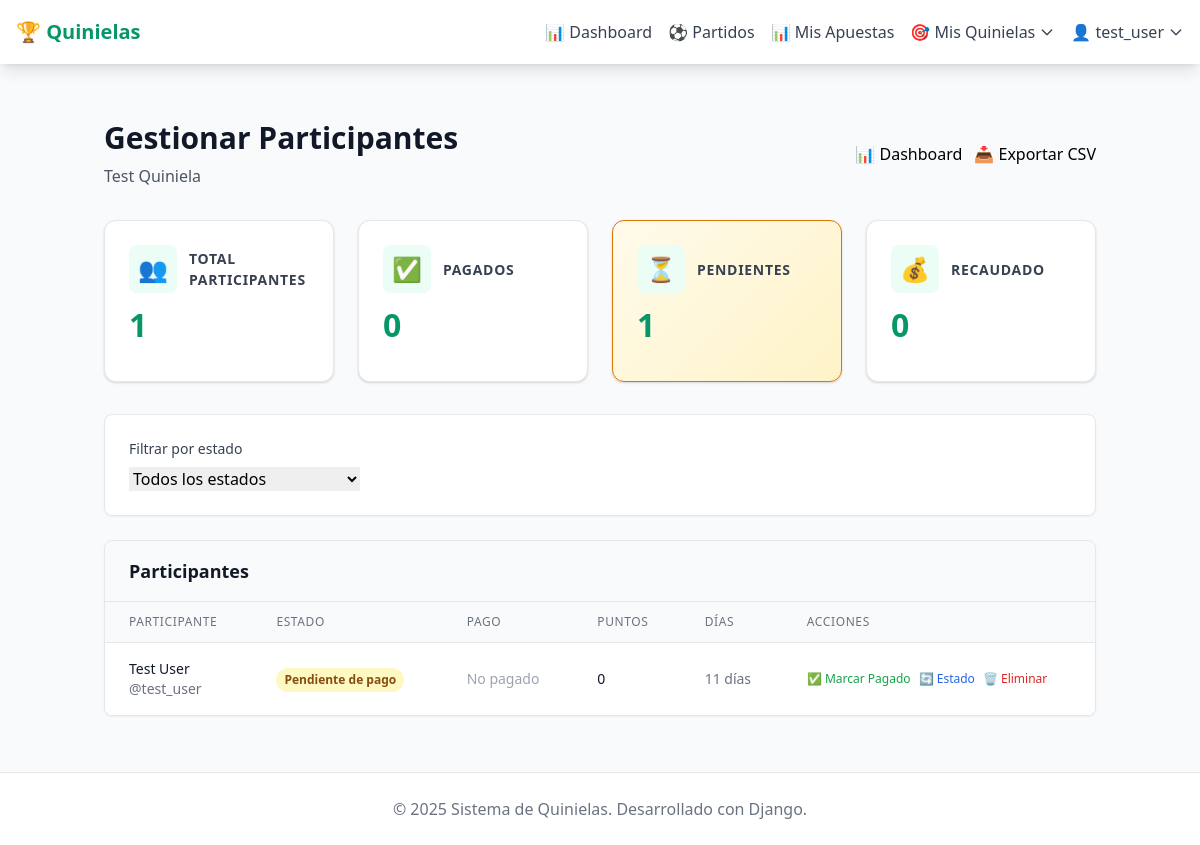
/quiniela/4/gestionar-participantes/ (signed in), run on the app's committed database.
### quinielas/models.py (models this page shows, shortened)
class Quiniela(models.Model):
    nombre = models.CharField(max_length=100)
    descripcion = models.TextField(blank=True, null=True)
    codigo_acceso = models.CharField(max_length=10, unique=True, editable=False)
    creador = models.ForeignKey(User, on_delete=models.CASCADE, related_name='quinielas_creadas')
    fecha_limite = models.DateTimeField()
    fecha_creacion = models.DateTimeField(auto_now_add=True)
    activa = models.BooleanField(default=True)
    class Meta:
        verbose_name = "Quiniela"
        verbose_name_plural = "Quinielas"
        ordering = ['-fecha_creacion']

class Participante(models.Model):
    ESTADOS_PARTICIPANTE = [
        ('PENDIENTE', 'Pendiente de pago'),
        ('PAGADO', 'Pagado y activo'),
        ('SUSPENDIDO', 'Suspendido temporalmente'),
        ('ELIMINADO', 'Eliminado de la quiniela'),
    ]
    usuario = models.ForeignKey(User, on_delete=models.CASCADE)
    quiniela = models.ForeignKey(Quiniela, on_delete=models.CASCADE, related_name='participantes')
    fecha_union = models.DateTimeField(auto_now_add=True)
    puntos_totales = models.IntegerField(default=0)
    estado = models.CharField(
        max_length=20,
        choices=ESTADOS_PARTICIPANTE,
        default='PENDIENTE',
        help_text="Estado actual del participante"
    )
    fecha_pago = models.DateTimeField(
        null=True,
        blank=True,
        help_text="Fecha en que se registró el pago"
    )
    monto_pagado = models.DecimalField(
        max_digits=10,
        decimal_places=2,
        null=True,
        blank=True,
        help_text="Monto pagado por el participante"
    )
    metodo_pago = models.CharField(
        max_length=50,
        blank=True,
        help_text="Método de pago utilizado (efectivo, transferencia, etc.)"
    )
    notas_admin = models.TextField(
        blank=True,
        help_text="Notas privadas del administrador sobre este participante"
    )
    fecha_actualizacion = models.DateTimeField(auto_now=True)
    actualizado_por = models.ForeignKey(
        User,
        on_delete=models.SET_NULL,
        null=True,
        blank=True,
        related_name='participantes_gestionados',
        help_text="Usuario que realizó la última actualización"
    )
    class Meta:
        unique_together = ('usuario', 'quiniela')
        verbose_name = "Participante"
        verbose_name_plural = "Participantes"
        ordering = ['-puntos_totales', 'fecha_union']
    @property
    def dias_desde_union(self):
        from django.utils import timezone
        return (timezone.now() - self.fecha_union).days

### quinielas/views_gestion.py (the view)
# urls.py: path('quiniela/<int:quiniela_id>/gestionar-participantes/', views.gestionar_participantes, name='gestionar_participantes'),
@login_required
def gestionar_participantes(request, quiniela_id):
    quiniela = get_object_or_404(Quiniela, id=quiniela_id, creador=request.user)
    filtro_estado = request.GET.get('estado', 'TODOS')
    participantes = quiniela.participantes.all()
    if filtro_estado != 'TODOS':
        participantes = participantes.filter(estado=filtro_estado)
    paginator = Paginator(participantes, 20)
    page = request.GET.get('page')
    participantes_page = paginator.get_page(page)
    stats = {
        'total': quiniela.participantes.count(),
        'pagados': quiniela.participantes.filter(estado='PAGADO').count(),
        'pendientes': quiniela.participantes.filter(estado='PENDIENTE').count(),
        'suspendidos': quiniela.participantes.filter(estado='SUSPENDIDO').count(),
        'total_recaudado': sum(
            p.monto_pagado or 0
            for p in quiniela.participantes.filter(estado='PAGADO')
        )
    }
    context = {
        'quiniela': quiniela,
        'participantes': participantes_page,
        'filtro_estado': filtro_estado,
        'stats': stats,
        'estados_choices': Participante.ESTADOS_PARTICIPANTE,
    }
    return render(request, 'quinielas/gestionar_participantes.html', context)

### templates/quinielas/gestionar_participantes.html (shortened to what this page needs)
{% extends 'base.html' %}
{% load stats_components %}
{% block content %}
<div class="container mx-auto px-4 py-8">
    <div class="flex flex-col md:flex-row justify-between items-start md:items-center mb-8">
        <div>
            <h1 class="text-3xl font-bold text-gray-900 mb-2">
                Gestionar Participantes
            </h1>
            <p class="text-gray-600">{{ quiniela.nombre }}</p>
        </div>
        <div class="flex gap-3 mt-4 md:mt-0">
            <a href="{% url 'quinielas:dashboard_creador' quiniela.id %}"
               class="btn btn-outline">
                📊 Dashboard
            </a>
            <a href="{% url 'quinielas:exportar_participantes' quiniela.id %}"
               class="btn btn-outline">
                📥 Exportar CSV
            </a>
        </div>
    </div>
    <div class="grid grid-cols-1 md:grid-cols-4 gap-6 mb-8">
        {% stat_card title="Total Participantes" value=stats.total icon="👥" variant="primary" %}
        {% stat_card title="Pagados" value=stats.pagados icon="✅" variant="success" %}
        {% stat_card title="Pendientes" value=stats.pendientes icon="⏳" variant="warning" %}
        {% stat_card title="Recaudado" value="$"|add:stats.total_recaudado icon="💰" variant="info" %}
    </div>
    <div class="bg-white rounded-lg shadow-sm border p-6 mb-6">
        <form method="get" class="flex flex-wrap gap-4 items-end">
            <div>
                <label class="block text-sm font-medium text-gray-700 mb-2">
                    Filtrar por estado
                </label>
                <select name="estado" class="form-input" onchange="this.form.submit()">
                    <option value="TODOS" {% if filtro_estado == "TODOS" %}selected{% endif %}>
                        Todos los estados
                    </option>
                </select>
            </div>
        </form>
    </div>
    <div class="bg-white rounded-lg shadow-sm border overflow-hidden">
        <div class="px-6 py-4 border-b bg-gray-50">
            <h2 class="text-lg font-semibold text-gray-900">
                Participantes
            </h2>
        </div>
        {% if participantes %}
            <div class="overflow-x-auto">
                <table class="min-w-full divide-y divide-gray-200">
                    <thead class="bg-gray-50">
                        <tr>
                            <th class="px-6 py-3 text-left text-xs font-medium text-gray-500 uppercase tracking-wider">
                                Participante
                            </th>
                            <th class="px-6 py-3 text-left text-xs font-medium text-gray-500 uppercase tracking-wider">
                                Estado
                            </th>
                            <th class="px-6 py-3 text-left text-xs font-medium text-gray-500 uppercase tracking-wider">
                                Pago
                            </th>
                            <th class="px-6 py-3 text-left text-xs font-medium text-gray-500 uppercase tracking-wider">
                                Puntos
                            </th>
                            <th class="px-6 py-3 text-left text-xs font-medium text-gray-500 uppercase tracking-wider">
                                Días
                            </th>
                            <th class="px-6 py-3 text-left text-xs font-medium text-gray-500 uppercase tracking-wider">
                                Acciones
                            </th>
                        </tr>
                    </thead>
                    <tbody class="bg-white divide-y divide-gray-200">
                        {% for participante in participantes %}
                        <tr class="hover:bg-gray-50">
                            <td class="px-6 py-4 whitespace-nowrap">
                                <div class="flex items-center">
                                    <div>
                                        <div class="text-sm font-medium text-gray-900">
                                            {{ participante.usuario.get_full_name|default:participante.usuario.username }}
                                        </div>
                                        <div class="text-sm text-gray-500">
                                            @{{ participante.usuario.username }}
                                        </div>
                                    </div>
                                </div>
                            </td>
                            <td class="px-6 py-4 whitespace-nowrap">
                                <span class="inline-flex px-2 py-1 text-xs font-semibold rounded-full
                                    {% if participante.estado == 'PAGADO' %}bg-green-100 text-green-800
                                    {% elif participante.estado == 'PENDIENTE' %}bg-yellow-100 text-yellow-800
                                    {% elif participante.estado == 'SUSPENDIDO' %}bg-red-100 text-red-800
                                    {% else %}bg-gray-100 text-gray-800{% endif %}">
                                    {{ participante.get_estado_display }}
                                </span>
                            </td>
                            <td class="px-6 py-4 whitespace-nowrap text-sm text-gray-900">
                                {% if participante.monto_pagado %}
                                    <div>${{ participante.monto_pagado }}</div>
                                    <div class="text-xs text-gray-500">{{ participante.metodo_pago }}</div>
                                    {% if participante.fecha_pago %}
                                        <div class="text-xs text-gray-400">{{ participante.fecha_pago|date:"d/m/Y" }}</div>
                                    {% endif %}
                                {% else %}
                                    <span class="text-gray-400">No pagado</span>
                                {% endif %}
                            </td>
                            <td class="px-6 py-4 whitespace-nowrap text-sm font-medium text-gray-900">
                                {{ participante.puntos_totales }}
                            </td>
                            <td class="px-6 py-4 whitespace-nowrap text-sm text-gray-500">
                                {{ participante.dias_desde_union }} días
                            </td>
                            <td class="px-6 py-4 whitespace-nowrap text-sm font-medium">
                                <div class="flex space-x-2">
                                    {% if participante.estado == 'PENDIENTE' %}
                                        <button onclick="mostrarFormularioPago({{ participante.id }})"
                                                class="text-green-600 hover:text-green-900 text-xs">
                                            ✅ Marcar Pagado
                                        </button>
                                    {% endif %}
                                    <button onclick="mostrarCambiarEstado({{ participante.id }})"
                                            class="text-blue-600 hover:text-blue-900 text-xs">
                                        🔄 Estado
                                    </button>
                                    <button onclick="confirmarEliminacion({{ participante.id }}, '{{ participante.usuario.username }}')"
                                            class="text-red-600 hover:text-red-900 text-xs">
                                        🗑️ Eliminar
                                    </button>
                                </div>
                            </td>
                        </tr>
                        {% endfor %}
                    </tbody>
                </table>
            </div>
        {% endif %}
    </div>
</div>
{% endblock %}

### templates/base.html (shortened to what this page needs)
{% load static %}
<!DOCTYPE html>
<html lang="es">
<head>
    <script src="https://cdn.tailwindcss.com"></script>
</head>
<body class="bg-gray-50 min-h-screen"
      data-user-authenticated="{% if user.is_authenticated %}true{% else %}false{% endif %}"
      data-username="{{ user.username|default:'anonymous' }}">
    <nav class="bg-white shadow-lg sticky top-0 z-50">
        <div class="max-w-7xl mx-auto px-4">
            <div class="flex justify-between h-16">
                <div class="flex items-center">
                    <a href="{% url 'quinielas:home' %}" class="text-xl font-bold text-primary">
                        🏆 Quinielas
                    </a>
                </div>
                <div class="hidden md:flex items-center space-x-4">
                    {% if user.is_authenticated %}
                        <a href="{% url 'quinielas:dashboard' %}" class="text-gray-700 hover:text-primary font-medium transition-colors">
                            📊 Dashboard
                        </a>
                        <a href="{% url 'quinielas:partidos' %}" class="text-gray-700 hover:text-primary transition-colors">
                            ⚽ Partidos
                        </a>
                        <a href="{% url 'quinielas:mis_apuestas' %}" class="text-gray-700 hover:text-primary transition-colors">
                            📊 Mis Apuestas
                        </a>
                        {% load quinielas_extras %}
                        {% get_user_created_quinielas user as created_quinielas %}
                        {% if created_quinielas %}
                        <div class="relative group">
                            <button class="text-gray-700 hover:text-primary flex items-center transition-colors">
                                🎯 Mis Quinielas
                                <svg class="w-4 h-4 ml-1 transition-transform group-hover:rotate-180" fill="none" stroke="currentColor" viewBox="0 0 24 24">
                                    <path stroke-linecap="round" stroke-linejoin="round" stroke-width="2" d="M19 9l-7 7-7-7"></path>
                                </svg>
                            </button>
                        </div>
                        {% endif %}
                        <div class="relative group">
                            <button class="text-gray-700 hover:text-primary flex items-center font-medium transition-colors">
                                👤 {{ user.username }}
                                <svg class="w-4 h-4 ml-1 transition-transform group-hover:rotate-180" fill="none" stroke="currentColor" viewBox="0 0 24 24">
                                    <path stroke-linecap="round" stroke-linejoin="round" stroke-width="2" d="M19 9l-7 7-7-7"></path>
                                </svg>
                            </button>
                        </div>
                    {% endif %}
                </div>
            </div>
        </div>
    </nav>
    <main class="max-w-7xl mx-auto px-4 py-6">
        {% block content %}
        {% endblock %}
    </main>
    <footer class="bg-white border-t mt-auto">
        <div class="max-w-7xl mx-auto px-4 py-6">
            <div class="text-center text-gray-500">
                <p>&copy; 2025 Sistema de Quinielas. Desarrollado con Django.</p>
            </div>
        </div>
    </footer>
</body>
</html>

### data on the page
Quiniela: nombre "Test Quiniela"
Participante: usuario.get_full_name "Test User", usuario.username "test_user", estado "Pendiente de pago", shows "No pagado", puntos_totales "0", dias_desde_union "11"

### other printed values
{{ user.username }} "test_user"
{{ icon }} "👥 ✅ ⏳ 💰"
{{ title }} "TOTAL PARTICIPANTES PAGADOS PENDIENTES RECAUDADO"
{{ value|default:'0' }} "1 0 1 0"
